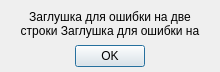
<?xml version="1.0" encoding="UTF-8"?>
<ui version="4.0">
 <class>Dialog</class>
 <widget class="QDialog" name="Dialog">
  <property name="geometry">
   <rect>
    <x>0</x>
    <y>0</y>
    <width>220</width>
    <height>72</height>
   </rect>
  </property>
  <property name="sizePolicy">
   <sizepolicy hsizetype="Fixed" vsizetype="Fixed">
    <horstretch>0</horstretch>
    <verstretch>0</verstretch>
   </sizepolicy>
  </property>
  <property name="minimumSize">
   <size>
    <width>220</width>
    <height>72</height>
   </size>
  </property>
  <property name="maximumSize">
   <size>
    <width>220</width>
    <height>72</height>
   </size>
  </property>
  <property name="windowTitle">
   <string>Ошибка</string>
  </property>
  <property name="windowIcon">
   <iconset>
    <normaloff>../icons/alert.png</normaloff>../icons/alert.png</iconset>
  </property>
  <widget class="QDialogButtonBox" name="buttonOk">
   <property name="geometry">
    <rect>
     <x>75</x>
     <y>40</y>
     <width>70</width>
     <height>32</height>
    </rect>
   </property>
   <property name="orientation">
    <enum>Qt::Horizontal</enum>
   </property>
   <property name="standardButtons">
    <set>QDialogButtonBox::Ok</set>
   </property>
  </widget>
  <widget class="QLabel" name="labelError">
   <property name="geometry">
    <rect>
     <x>10</x>
     <y>10</y>
     <width>200</width>
     <height>31</height>
    </rect>
   </property>
   <property name="sizePolicy">
    <sizepolicy hsizetype="Fixed" vsizetype="Expanding">
     <horstretch>0</horstretch>
     <verstretch>0</verstretch>
    </sizepolicy>
   </property>
   <property name="minimumSize">
    <size>
     <width>200</width>
     <height>0</height>
    </size>
   </property>
   <property name="maximumSize">
    <size>
     <width>200</width>
     <height>60</height>
    </size>
   </property>
   <property name="text">
    <string>Заглушка для ошибки на две строки Заглушка для ошибки на две строки</string>
   </property>
   <property name="alignment">
    <set>Qt::AlignHCenter|Qt::AlignTop</set>
   </property>
   <property name="wordWrap">
    <bool>true</bool>
   </property>
  </widget>
 </widget>
 <resources/>
 <connections>
  <connection>
   <sender>buttonOk</sender>
   <signal>accepted()</signal>
   <receiver>Dialog</receiver>
   <slot>accept()</slot>
   <hints>
    <hint type="sourcelabel">
     <x>248</x>
     <y>254</y>
    </hint>
    <hint type="destinationlabel">
     <x>157</x>
     <y>274</y>
    </hint>
   </hints>
  </connection>
  <connection>
   <sender>buttonOk</sender>
   <signal>rejected()</signal>
   <receiver>Dialog</receiver>
   <slot>reject()</slot>
   <hints>
    <hint type="sourcelabel">
     <x>316</x>
     <y>260</y>
    </hint>
    <hint type="destinationlabel">
     <x>286</x>
     <y>274</y>
    </hint>
   </hints>
  </connection>
 </connections>
</ui>
